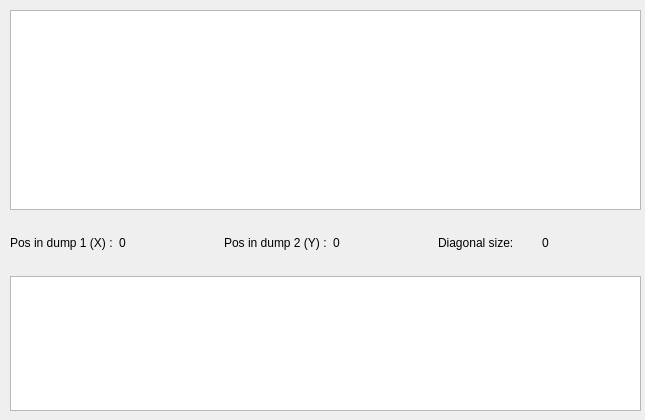
<?xml version="1.0" encoding="UTF-8"?>
<ui version="4.0">
 <class>DotPlotView</class>
 <widget class="QWidget" name="DotPlotView">
  <property name="geometry">
   <rect>
    <x>0</x>
    <y>0</y>
    <width>645</width>
    <height>420</height>
   </rect>
  </property>
  <property name="windowTitle">
   <string>Form</string>
  </property>
  <widget class="QWidget" name="verticalLayoutWidget">
   <property name="geometry">
    <rect>
     <x>10</x>
     <y>10</y>
     <width>631</width>
     <height>401</height>
    </rect>
   </property>
   <layout class="QVBoxLayout" name="verticalLayout">
    <property name="sizeConstraint">
     <enum>QLayout::SetDefaultConstraint</enum>
    </property>
    <item>
     <widget class="QGraphicsView" name="DotPlotZone">
      <property name="minimumSize">
       <size>
        <width>200</width>
        <height>200</height>
       </size>
      </property>
     </widget>
    </item>
    <item>
     <spacer name="horizontalSpacer_2">
      <property name="orientation">
       <enum>Qt::Horizontal</enum>
      </property>
      <property name="sizeHint" stdset="0">
       <size>
        <width>40</width>
        <height>20</height>
       </size>
      </property>
     </spacer>
    </item>
    <item>
     <layout class="QHBoxLayout" name="horizontalLayout">
      <item>
       <widget class="QLabel" name="PosDump1">
        <property name="text">
         <string>Pos in dump 1 (X) :</string>
        </property>
       </widget>
      </item>
      <item>
       <widget class="QLabel" name="PosDump1Value">
        <property name="text">
         <string>0</string>
        </property>
       </widget>
      </item>
      <item>
       <widget class="QLabel" name="PosDump2">
        <property name="text">
         <string>Pos in dump 2 (Y) :</string>
        </property>
       </widget>
      </item>
      <item>
       <widget class="QLabel" name="PosDump2Value">
        <property name="text">
         <string>0</string>
        </property>
       </widget>
      </item>
      <item>
       <widget class="QLabel" name="SizeDiag">
        <property name="text">
         <string>Diagonal size:</string>
        </property>
       </widget>
      </item>
      <item>
       <widget class="QLabel" name="SizeDiagValue">
        <property name="text">
         <string>0</string>
        </property>
       </widget>
      </item>
     </layout>
    </item>
    <item>
     <spacer name="horizontalSpacer">
      <property name="orientation">
       <enum>Qt::Horizontal</enum>
      </property>
      <property name="sizeHint" stdset="0">
       <size>
        <width>40</width>
        <height>20</height>
       </size>
      </property>
     </spacer>
    </item>
    <item>
     <widget class="QTextEdit" name="textZone"/>
    </item>
   </layout>
  </widget>
  <zorder>verticalLayoutWidget</zorder>
  <zorder>widget</zorder>
 </widget>
 <resources/>
 <connections/>
</ui>
